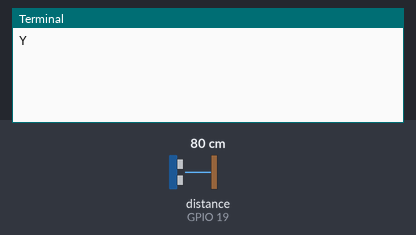
This program was run on a simulated Raspberry Pi (BCM pin numbers). Parts: the last lines printed to the terminal. The test bench sets the inputs (shaded band); at power-on: distance to the obstacle (sensor on GPIO 19) 80 cm. The echo pulse lasts 58.3 µs per cm.

Above: at 1.2 s.
1.3 s: distance to the obstacle (sensor on GPIO 19) set to 2 cm
At 2.7 s:
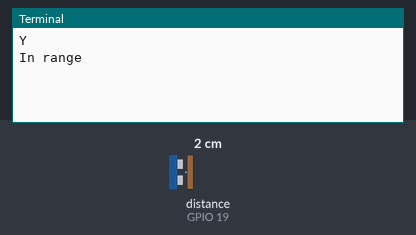
3.0 s: distance to the obstacle (sensor on GPIO 19) set to 35 cm
At 4.7 s:
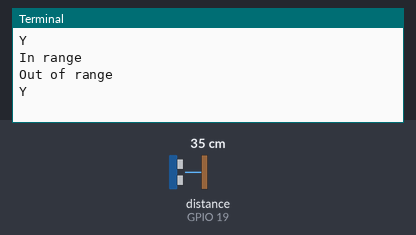

The program:

US_Distance.py
```python
from gpiozero import DistanceSensor
from time import sleep

ultrasonic = DistanceSensor(echo=19, trigger=6)

while True:
    print("Y")
    ultrasonic.wait_for_in_range()
    print("In range")
    ultrasonic.wait_for_out_of_range()
    print("Out of range")

    #print("T")
    #ultrasonic.wait_for_in_range()
    #print("In range")
    #ultrasonic.wait_for_out_of_range()
    #print("Out of range")
    #sleep(1)
    #print(ultrasonic.distance)
```

Measured:
- after the input at 1.3 s, the terminal: prints a new line after 0.26 s (image 1)
- after the input at 3.0 s, the terminal: prints a new line after 0.24 s (image 2)
